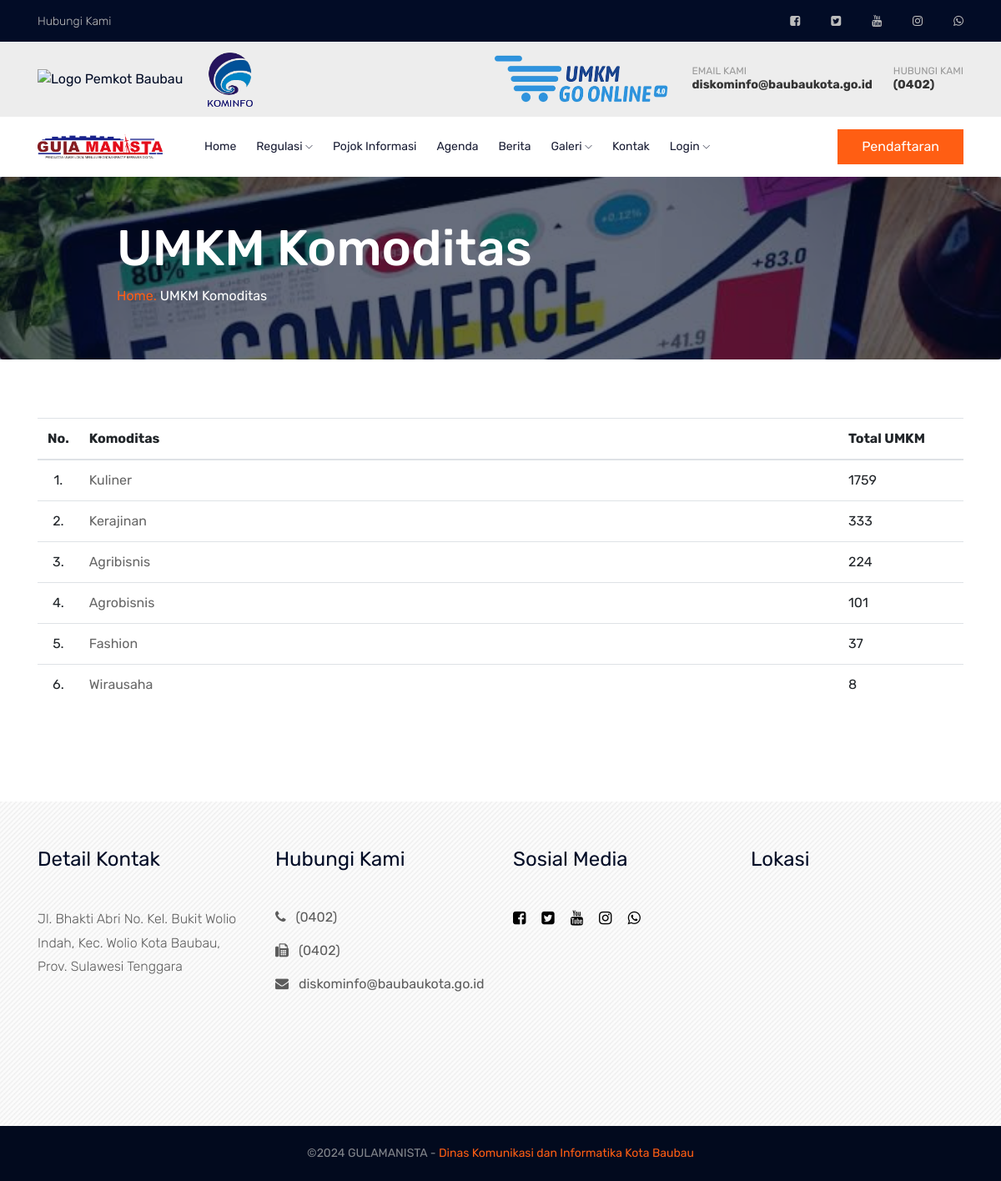
The page /index.php/umkm/list_komoditas on the database its author committed.
### tables this page shows
CREATE TABLE `media_sosial` (
  `id` int(11) NOT NULL,
  `icon` varchar(25) NOT NULL,
  `nm_sosmed` varchar(100) DEFAULT NULL,
  `link_akun` text DEFAULT NULL,
  `is_active` tinyint(2) NOT NULL
);

CREATE TABLE `set_kontak` (
  `id` int(11) NOT NULL,
  `alamat` varchar(100) DEFAULT NULL,
  `maps_frame` text DEFAULT NULL,
  `telepon` varchar(20) DEFAULT NULL,
  `fax` varchar(20) DEFAULT NULL,
  `email` varchar(50) DEFAULT NULL
);

CREATE TABLE `set_aplikasi` (
  `id` int(5) NOT NULL,
  `tab_title` varchar(50) DEFAULT NULL,
  `sidebar_title_long` varchar(14) DEFAULT NULL,
  `sidebar_title_short` char(3) DEFAULT NULL,
  `sidebar_hidden` tinyint(1) NOT NULL,
  `panel_active` tinyint(1) NOT NULL,
  `time_zone` varchar(15) NOT NULL,
  `login_title` varchar(20) NOT NULL,
  `login_bg` varchar(100) NOT NULL,
  `logo_aplikasi` varchar(100) DEFAULT NULL,
  `bg_header` varchar(100) DEFAULT NULL,
  `logo_login_umkm` varchar(100) DEFAULT NULL,
  `opening` varchar(100) DEFAULT NULL,
  `aplikasi_update` datetime NOT NULL
);

CREATE TABLE `umkm` (
  `id_umkm` int(11) NOT NULL,
  `id_akun` int(11) DEFAULT NULL,
  `kecamatan` varchar(100) DEFAULT NULL,
  `kelurahan` varchar(100) DEFAULT NULL,
  `komoditas` varchar(25) DEFAULT NULL,
  `nama_usaha` varchar(100) DEFAULT NULL,
  `nama_pemilik` varchar(100) DEFAULT NULL,
  `jenis_kelamin` char(10) DEFAULT NULL,
  `alamat_pemilik` text DEFAULT NULL,
  `alamat_usaha` text DEFAULT NULL,
  `tahun_berdiri` char(5) DEFAULT NULL,
  `ijin_usaha` char(10) DEFAULT NULL,
  `tipe_kelas_digital` varchar(25) DEFAULT NULL,
  `umkm_created` datetime NOT NULL
);

### application/controllers/Umkm.php (called while the page is built, shortened)
<?php if (!defined('BASEPATH')) exit('No direct script access allowed');
class Umkm extends CI_Controller
{
   public function __construct()
   {
      $this->load->model('m_umkm');
   }
   public function list_komoditas()
   {
      $data['title'] = 'UMKM Komoditas';
      $data['treeview'] = 'UMKM Komoditas';
      $data['umkm_komoditas'] = $this->m_umkm->getUmkmKomoditas();
      $this->load->view('_templates/utama/_header', $data);
      $this->load->view('umkm_komoditas', $data);
      $this->load->view('_templates/utama/_footer');
   }
}

### index.php (called while the page is built, shortened)
<?php
require_once BASEPATH.'core/CodeIgniter.php';

### application/models/M_umkm.php (called while the page is built, shortened)
<?php if (!defined('BASEPATH')) exit('No direct script access allowed');
class M_umkm extends CI_Model
{
   function getUmkmKomoditas()
   {
      $this->db->select('id_umkm, kecamatan, kelurahan, komoditas, nama_usaha, nama_pemilik, jenis_kelamin, alamat_pemilik, alamat_usaha, tahun_berdiri, ijin_usaha, tipe_kelas_digital, COUNT(komoditas) as total');
      $this->db->group_by('komoditas');
      $this->db->order_by('total', 'DESC');
      return $this->db->get('umkm');
   }
}

### application/libraries/Secure.php (called while the page is built, shortened)
<?php
class secure
{
  function encrypt_url($string)
  {
    $security = parse_ini_file('security.ini');
    $secret_key     = $security['encryption_key'];
    $secret_iv      = $security['iv'];
    $encrypt_method = $security['encryption_mechanism'];
    $key = hash("sha1", $secret_key);
    $iv     = substr(hash("sha1", $secret_iv), 0, 16);
    $result = openssl_encrypt($string, $encrypt_method, $key, 0, $iv);
    $output = base64_encode($result);
    return $output;
  }
}

### application/views/umkm_komoditas.php (the view)
<section class="breadcrumb breadcrumb_bg banner-bg-1 overlay2 ptb200 authentication">
   <div class="container">
      <div class="row">
         <div class="col-lg-7 offset-lg-1">
            <div class="breadcrumb_iner">
               <div class="breadcrumb_iner_item">
                  <h2><?= $title; ?></h2>
                  <p> <a href="<?= base_url(); ?>home">Home.</a> <span></span> <?= $treeview; ?></p>
               </div>
            </div>
         </div>
      </div>
   </div>
</section>
<section class="blog_area single-post-area section-padding authentication-area">
   <div class="container">
      <div class="row">
         <div class="col-lg-12 posts-list">
            <table class="table datatable " style="width:100%">
               <thead>
                  <tr>
                     <th width="10" class="text-center">No.</th>
                     <th>Komoditas</th>
                     <th width="150">Total UMKM</th>
                  </tr>
               </thead>
               <tbody>
                  <?php $no = 1;
                  foreach ($umkm_komoditas->result_array() as $umkm_komoditas) : ?>
                     <tr>
                        <td class="text-center"><?= $no; ?>.</td>
                        <td>
                           <a href="<?= base_url(); ?>umkm/detail_komoditas/<?= $this->secure->encrypt_url($umkm_komoditas['komoditas']); ?>"><?= $umkm_komoditas['komoditas']; ?></a>
                        </td>
                        <td><?= $umkm_komoditas['total']; ?></td>
                     </tr>
                  <?php $no++;
                  endforeach; ?>
               </tbody>
            </table>
         </div>
      </div>
   </div>
</section>

### application/views/_templates/utama/_header.php (shortened to what this page needs)
<?php
$aplikasi = $this->db->get('set_aplikasi')->row_array();
$kontak = $this->db->get('set_kontak')->row_array();
$q_medsos = $this->db->get('media_sosial');
?>
<!doctype html>
<html class="no-js" lang="zxx">
<head>
   <link rel="stylesheet" href="<?= base_url(); ?>assets/themes/ui/css/bootstrap.min.css">
   <link rel="stylesheet" type="text/css" href="<?= base_url(); ?>assets/themes/ui/js/DataTables/datatables.min.css" />
   <link rel="stylesheet" href="<?= base_url(); ?>assets/themes/ui/css/owl.carousel.min.css">
   <link rel="stylesheet" href="<?= base_url(); ?>assets/themes/ui/css/magnific-popup.css">
   <link rel="stylesheet" href="<?= base_url(); ?>assets/themes/ui/css/font-awesome.min.css">
   <link rel="stylesheet" href="<?= base_url(); ?>assets/themes/ui/css/themify-icons.css">
   <link rel="stylesheet" href="<?= base_url(); ?>assets/themes/ui/css/nice-select.css">
   <link rel="stylesheet" href="<?= base_url(); ?>assets/themes/ui/css/flaticon.css">
   <link rel="stylesheet" href="<?= base_url(); ?>assets/themes/ui/css/animate.css">
   <link rel="stylesheet" href="<?= base_url(); ?>assets/themes/ui/css/slicknav.css">
   <link rel="stylesheet" href="<?= base_url(); ?>assets/themes/ui/css/style.css">
   <link rel="stylesheet" href="<?= base_url(); ?>assets/themes/ui/css/ui.css">
</head>
<body>
   <header>
      <div class="header-area ">
         <div class="header-top black-bg d-none d-md-block">
            <div class="container">
               <div class="row">
                  <div class="col-xl-6 col-md-6 col-lg-6">
                     <div class="header-contact">
                        <a href="<?= base_url(); ?>kontak">Hubungi Kami</a>
                     </div>
                  </div>
                  <div class="col-xl-6 col-md-6 col-lg-6">
                     <div class="header-top-menu">
                        <nav>
                           <ul>
                              <?php foreach ($q_medsos->result_array() as $medsos) : ?>
                                 <li><a href="<?= $medsos['link_akun']; ?>" target="_blank"><i class="<?= $medsos['icon']; ?>"></i></a></li>
                              <?php endforeach; ?>
                           </ul>
                        </nav>
                     </div>
                  </div>
               </div>
            </div>
         </div>
         <div class="header-container container z-index-2">
            <div class="header-row">
               <div class="header-column">
                  <div class="header-row">
                     <div class="header-logo header-logo-sticky-change">
                        <a href="https://portal.baubaukota.go.id/" target="_blank">
                           <img class="header-logo-non-sticky opacity-0" alt="Logo Pemkot Baubau" style="width:auto; height:65px" src="<?= base_url(); ?>assets/upload/img/logo-kota-baubau.png">
                        </a>
                     </div>
                     <div class="header-logo header-logo-sticky-change">
                        <a href="https://diskominfo.baubaukota.go.id/" target="_blank">
                           <img class="header-logo-non-sticky opacity-0" alt="Logo Dinas Keminfo" style="width:auto; height:65px" src="<?= base_url(); ?>assets/upload/img/logo-kominfo.png">
                        </a>
                     </div>
                  </div>
               </div>
               <div class="header-column justify-content-end">
                  <div class="header-row">
                     <ul class="header-extra-info d-flex align-items-center">
                        <li class="d-none d-sm-inline-flex">
                           <div class="header-extra-info-text">
                              <img alt="Logo UMKM Go Online" height="60" src="<?= base_url(); ?>assets/upload/img/logo-umkm-go-online.png">
                           </div>
                        </li>
                        <li class="d-none d-sm-inline-flex">
                           <div class="header-extra-info-text">
                              <label>EMAIL KAMI</label>
                              <strong><a href="mailto:<?= $kontak['email']; ?>"><?= $kontak['email']; ?></a></strong>
                           </div>
                        </li>
                        <li>
                           <div class=" header-extra-info-text">
                              <label>HUBUNGI KAMI</label>
                              <strong><a href="javascript:void(0)"><?= $kontak['telepon']; ?></a></strong>
                           </div>
                        </li>
                     </ul>
                  </div>
               </div>
            </div>
         </div>
         <div id="sticky-header" class="main-header-area white-bg">
            <div class="container">
               <div class="row align-items-center">
                  <div class="col-xl-2 col-lg-2">
                     <div class="logo-img">
                        <a href="index.html">
                           <img src="<?= base_url(); ?>assets/upload/img/<?= $aplikasi['logo_aplikasi']; ?>" alt="Logo Gulamanista" width="150">
                        </a>
                     </div>
                  </div>
                  <div class="col-xl-7 col-lg-7">
                     <div class="main-menu d-none d-lg-block">
                        <nav>
                           <ul id="navigation">
                              <li><a class="<?= $treeview ===  'Home' ? "active" : "" ?>" href="<?= base_url(); ?>home">Home</a></li>
                              <li><a class="<?= $treeview ===  'Regulasi' ? "active" : "" ?> href=" #">Regulasi <i class="ti-angle-down"></i></a>
                              </li>
                              <li><a class="<?= $treeview ===  'Pojok Informasi' ? "active" : "" ?>" href="<?= base_url(); ?>informasi/pojok_informasi">Pojok Informasi</a></li>
                              <li><a class="<?= $treeview ===  'Agenda' ? "active" : "" ?>" href="<?= base_url(); ?>informasi/agenda">Agenda</a></li>
                              <li><a class="<?= $treeview ===  'Berita' ? "active" : "" ?>" href="<?= base_url(); ?>artikel">Berita</a></li>
                              <li><a class="<?= $treeview ===  'Galeri' ? "active" : "" ?>" href="#">Galeri <i class="ti-angle-down"></i></a>
                              </li>
                              <li><a class="<?= $treeview ===  'Kontak' ? "active" : "" ?>" href="<?= base_url(); ?>kontak">Kontak</a></li>
                              <li><a href="#">Login <i class="ti-angle-down"></i></a>
                              </li>
                           </ul>
                        </nav>
                     </div>
                  </div>
                  <div class="col-xl-3 col-lg-3">
                     <div class="quote-area">
                        <div class="get-quote d-none d-lg-block">
                           <a class="boxed-btn" href="<?= base_url(); ?>pendaftaran">Pendaftaran</a>
                        </div>
                     </div>
                  </div>
                  <div class="col-12">
                  </div>
               </div>
            </div>
         </div>
      </div>
   </header>

### application/views/_templates/utama/_footer.php (shortened to what this page needs)
<?php
$kontak = $this->db->get('set_kontak')->row_array();
$q_medsos = $this->db->get('media_sosial');
?>
<footer class="footer-area ">
   <div class="container">
      <div class="row justify-content-between">
         <div class="col-sm-6 col-md-3 col-xl-3">
            <div class="single-footer-widget footer_icon">
               <h4>Detail Kontak</h4>
               <div class="office-location">
                  <ul>
                     <li>
                        <p><?= $kontak['alamat']; ?></p>
                     </li>
                  </ul>
               </div>
            </div>
         </div>
         <div class="col-sm-6 col-md-3 col-xl-3">
            <div class="single-footer-widget">
               <h4>Hubungi Kami</h4>
               <ul>
                  <li><a href="javascript:void(0)"><i class="fa fa-phone pr-2"></i> <?= $kontak['telepon']; ?></a></li>
                  <li><a href="javascript:void(0)"><i class="fa fa-fax pr-2"></i> <?= $kontak['fax']; ?></a></li>
                  <li><a href="mailto:<?= $kontak['email']; ?>"><i class="fa fa-envelope pr-2"></i> <?= $kontak['email']; ?></a></li>
               </ul>
            </div>
         </div>
         <div class="col-sm-6 col-md-3 col-xl-3">
            <div class="single-footer-widget footer_1">
               <h4>Sosial Media</h4>
               <div class="social-links">
                  <ul>
                     <?php foreach ($q_medsos->result_array() as $medsos) : ?>
                        <li><a href="<?= $medsos['link_akun']; ?>" target="_blank"><i class="<?= $medsos['icon']; ?>"></i></a></li>
                     <?php endforeach; ?>
                  </ul>
               </div>
            </div>
         </div>
         <div class="col-sm-6 col-md-3 col-xl-3">
            <div class="single-footer-widget iframe-location">
               <h4>Lokasi</h4>
               <?= $kontak['maps_frame']; ?>
            </div>
         </div>
      </div>
   </div>
   <div class="container-fluid">
      <div class="row justify-content-center">
         <div class="col-lg-12">
            <div class="copyright_part_text text-center">
               <p class="footer-text m-0">
                  &copy; GULAMANISTA - <a href="https://diskominfo.baubaukota.go.id" target="_blank">Dinas Komunikasi dan Informatika Kota Baubau</a>
               </p>
            </div>
         </div>
      </div>
   </div>
</footer>
</body>
</html>

### rows shown on the page
set_kontak: email "diskominfo@baubaukota.go.id", telepon "(0402)", alamat "Jl. Bhakti Abri No. Kel. Bukit Wolio Indah, Kec. Wolio Kota Baubau, Prov. Sulawesi Tenggara", fax "(0402)"
set_aplikasi: logo_aplikasi (picture)
umkm: komoditas "Kuliner", total "1759"
umkm: komoditas "Kerajinan", total "333"
umkm: komoditas "Agribisnis", total "224"
umkm: komoditas "Agrobisnis", total "101"
umkm: komoditas "Fashion", total "37"
umkm: komoditas "Wirausaha", total "8"

### other values the page prints
$title "UMKM Komoditas"
$treeview "UMKM Komoditas"
